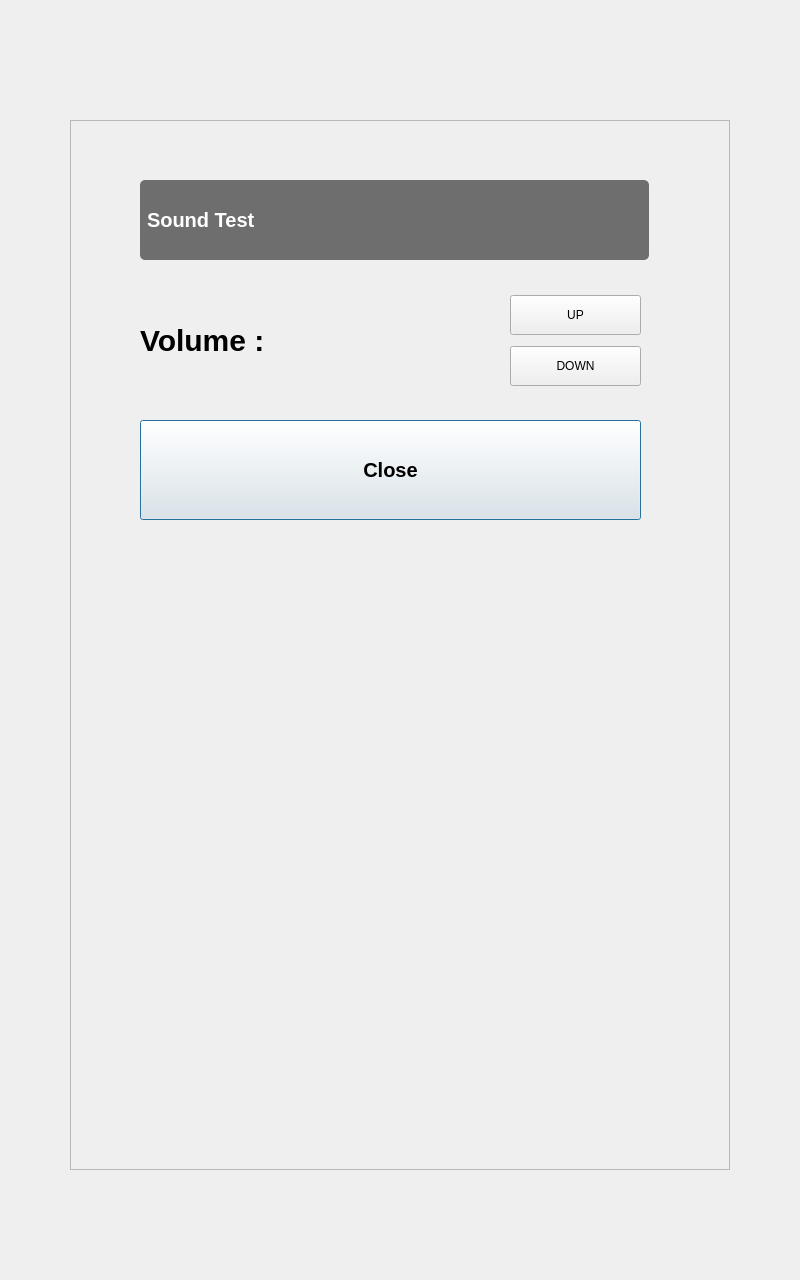
<?xml version="1.0" encoding="UTF-8"?>
<ui version="4.0">
 <class>RepairTestSoundDialog</class>
 <widget class="QDialog" name="RepairTestSoundDialog">
  <property name="geometry">
   <rect>
    <x>0</x>
    <y>0</y>
    <width>800</width>
    <height>1280</height>
   </rect>
  </property>
  <property name="windowTitle">
   <string>Dialog</string>
  </property>
  <widget class="QFrame" name="frame">
   <property name="geometry">
    <rect>
     <x>70</x>
     <y>120</y>
     <width>660</width>
     <height>1050</height>
    </rect>
   </property>
   <property name="frameShape">
    <enum>QFrame::StyledPanel</enum>
   </property>
   <property name="frameShadow">
    <enum>QFrame::Raised</enum>
   </property>
   <widget class="QLabel" name="label">
    <property name="geometry">
     <rect>
      <x>70</x>
      <y>60</y>
      <width>509</width>
      <height>80</height>
     </rect>
    </property>
    <property name="sizePolicy">
     <sizepolicy hsizetype="Preferred" vsizetype="Fixed">
      <horstretch>0</horstretch>
      <verstretch>0</verstretch>
     </sizepolicy>
    </property>
    <property name="minimumSize">
     <size>
      <width>0</width>
      <height>80</height>
     </size>
    </property>
    <property name="styleSheet">
     <string notr="true">QLabel{
border-radius:5px;
padding: 2px;
background-color: #6E6E6E;
font: bold 20px;
color:white;
qproperty-alignment: AlignCenter;
}
</string>
    </property>
    <property name="text">
     <string>Sound Test</string>
    </property>
   </widget>
   <widget class="QPushButton" name="pushButton_3">
    <property name="geometry">
     <rect>
      <x>70</x>
      <y>300</y>
      <width>501</width>
      <height>100</height>
     </rect>
    </property>
    <property name="minimumSize">
     <size>
      <width>0</width>
      <height>100</height>
     </size>
    </property>
    <property name="styleSheet">
     <string notr="true">QPushButton{
	font: bold 20px;
}</string>
    </property>
    <property name="text">
     <string>Close</string>
    </property>
   </widget>
   <widget class="QWidget" name="layoutWidget">
    <property name="geometry">
     <rect>
      <x>70</x>
      <y>170</y>
      <width>351</width>
      <height>101</height>
     </rect>
    </property>
    <layout class="QFormLayout" name="formLayout">
     <item row="0" column="0">
      <widget class="QLabel" name="label_2">
       <property name="sizePolicy">
        <sizepolicy hsizetype="Fixed" vsizetype="Fixed">
         <horstretch>0</horstretch>
         <verstretch>200</verstretch>
        </sizepolicy>
       </property>
       <property name="styleSheet">
        <string notr="true">QLabel{
	font: bold 30px;
}</string>
       </property>
       <property name="text">
        <string>Volume : </string>
       </property>
      </widget>
     </item>
     <item row="0" column="1">
      <widget class="QLabel" name="label_3">
       <property name="styleSheet">
        <string notr="true">QLabel{
	font: bold 30px;
}</string>
       </property>
       <property name="text">
        <string/>
       </property>
      </widget>
     </item>
    </layout>
   </widget>
   <widget class="QWidget" name="layoutWidget_2">
    <property name="geometry">
     <rect>
      <x>440</x>
      <y>170</y>
      <width>131</width>
      <height>101</height>
     </rect>
    </property>
    <layout class="QVBoxLayout" name="verticalLayout">
     <item>
      <widget class="QPushButton" name="pushButton">
       <property name="minimumSize">
        <size>
         <width>0</width>
         <height>40</height>
        </size>
       </property>
       <property name="text">
        <string>UP</string>
       </property>
      </widget>
     </item>
     <item>
      <widget class="QPushButton" name="pushButton_2">
       <property name="minimumSize">
        <size>
         <width>0</width>
         <height>40</height>
        </size>
       </property>
       <property name="text">
        <string>DOWN</string>
       </property>
      </widget>
     </item>
    </layout>
   </widget>
  </widget>
 </widget>
 <resources/>
 <connections/>
</ui>
